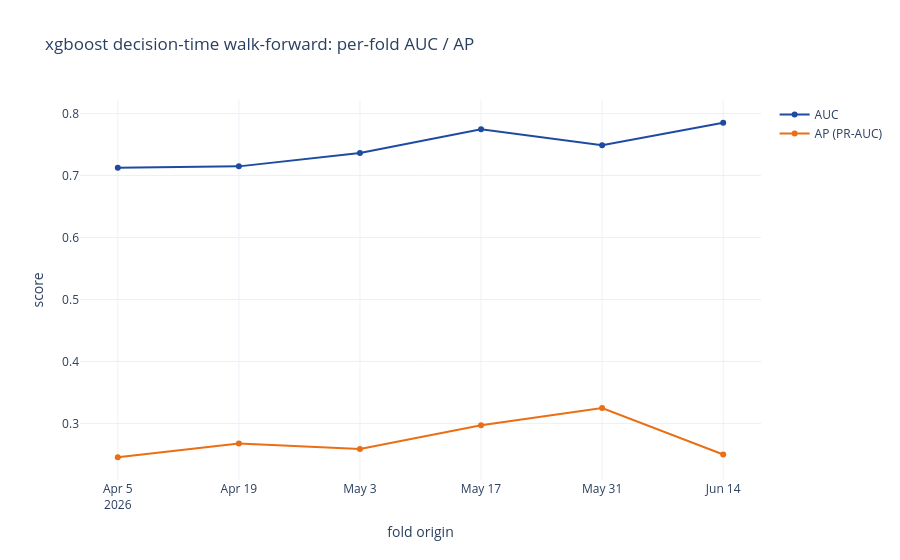

Source (notebook cell):
### Markdown cell above
## 2 - Deployment fit (retune) + decision-time walk-forward

`src.training.retrain(mode="retune")` searches structural hp and picks the tree count by **early stopping** (n_estimators=2000, early_stopping_rounds=50 on a temporal val), fits the calibrated pipeline on
ALL resolved data, reports the honest decision-time walk-forward metrics, and persists
the joblib + card the app's scoring path loads.

### Code cell
_step("retune + deploy (heavy)...")
deploy = T.retrain(MODEL, mode="retune")
print("persisted ->", deploy["persisted"]["joblib"])
print("chosen hp:", deploy["hyperparams"])
print("trained on", deploy["n_train_deploy"], "resolved rows")
pf = pd.DataFrame(deploy["walk_forward"]["per_fold"]); display(pf.round(4))
print("walk-forward aggregate (mean +/- std):",
      {k: f"{v['mean']:.4f}+/-{v['std']:.4f}" for k, v in deploy["walk_forward"]["aggregate"].items()})
if len(pf):
    fig = go.Figure()
    fig.add_scatter(x=pf["origin"], y=pf["auc"], mode="lines+markers", name="AUC", line=dict(color=BRAND["blue"]))
    fig.add_scatter(x=pf["origin"], y=pf["ap"],  mode="lines+markers", name="AP (PR-AUC)", line=dict(color=BRAND["orange"]))
    fig.update_layout(title=f"{MODEL} decision-time walk-forward: per-fold AUC / AP",
                      xaxis_title="fold origin", yaxis_title="score")
    fig.show()

### Figure 1 — Plotly figure (JSON) as saved in the notebook; plotly's stock layout.template omitted (floating-point values rounded to 4 significant figures)
{"data": [{"line": {"color": "#1E4BA1"}, "mode": "lines+markers", "name": "AUC", "type": "scatter", "x": ["2026-04-05", "2026-04-19", "2026-05-03", "2026-05-17", "2026-05-31", "2026-06-14"], "y": [0.7126, 0.7147, 0.7362, 0.7748, 0.7489, 0.7851]}, {"line": {"color": "#EB6E14"}, "mode": "lines+markers", "name": "AP (PR-AUC)", "type": "scatter", "x": ["2026-04-05", "2026-04-19", "2026-05-03", "2026-05-17", "2026-05-31", "2026-06-14"], "y": [0.2455, 0.2677, 0.2589, 0.2972, 0.3249, 0.2499]}], "layout": {"title": {"text": "xgboost decision-time walk-forward: per-fold AUC / AP"}, "xaxis": {"title": {"text": "fold origin"}}, "yaxis": {"title": {"text": "score"}}}}
